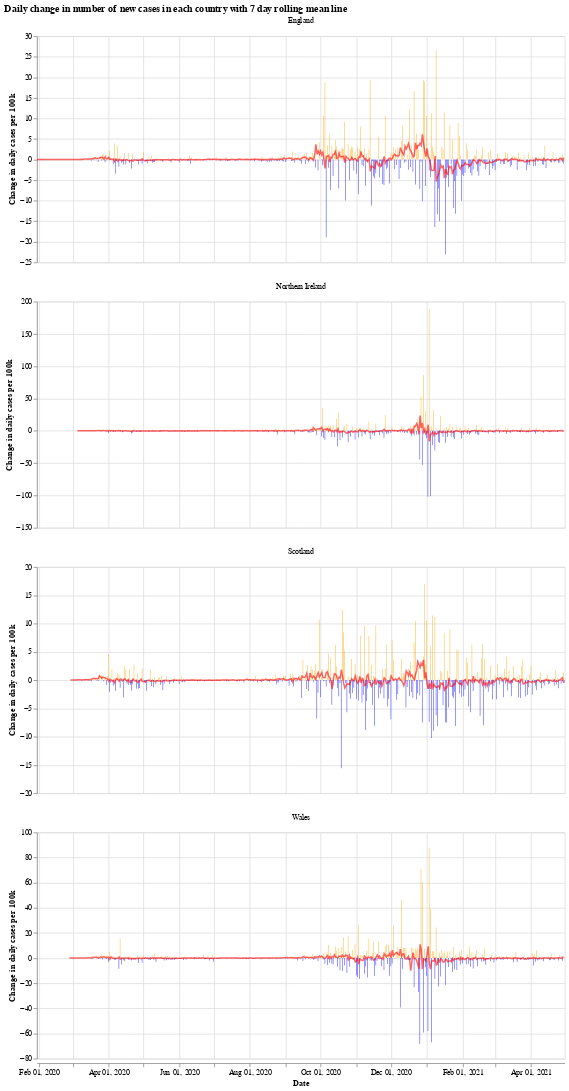

The notebook cell saved with this chart:
### Markdown cell above
We will use the Python library `Altair` for visualising the data, see the [altair docs](https://altair-viz.github.io/) for more information.

First we have a graph which shows the daily change in the number of new cases for each country. This number jumps up and down all over the place, which is likely due to delay in reporting of new cases over the weekend. Another interesting thing is that it looks like the daily cases in Wales experienced a much shorter period of calm over the summer (calm in the sense of daily cases not jumping up and down).

The orange bars are days when the number of new cases (per 100k population) was more than the previous day, while the blue are days when the number of new cases dropped. The red line is the 7 day moving average. 

When the moving average line is below 0, it means that there is a consistent drop in new cases. We can see this clearly happening around the times that lockdowns were introduced (though, to varying degrees). I will update the graphs soon with a marker of when each lockdown started.

### Code cell
# collapse
import altair as alt

bars = alt.Chart(uk_cases).mark_bar().encode(
    x=alt.X("yearmonthdate(date):T", axis=alt.Axis(title='Date')),
    y=alt.Y("casesChangeRate:Q", axis=alt.Axis(title='Change in daily cases per 100k')),
    tooltip='casesChange',
    color=alt.condition(
        alt.datum.casesChangeRate > 0,
        alt.value("orange"),  # The positive color
        alt.value("blue")  # The negative color
    )
).properties(title='Daily change in number of new cases with 7 day rolling mean',width=700).interactive()

line = alt.Chart(uk_cases).mark_line(
    color='red',
    size=2,
    opacity=0.6
).transform_window(
    rolling_mean='mean(casesChangeRate)',
    frame=[0, 7],
    groupby=['areaName']
).encode(
    x='yearmonthdate(date):T',
    y='rolling_mean:Q'
)

alt.layer(bars, line, data=uk_cases).facet(alt.Column(
    'areaName', title=''), columns=1).resolve_scale(y='independent').properties(title='Daily change in number of new cases in each country with 7 day rolling mean line')

### Figure 1 — Vega-Lite specification as saved in the notebook (floating-point values rounded to 4 significant figures; data arrays with more than 128 entries replaced by an {"elided": "..."} marker saying what was removed)
{"config": {"view": {"continuousWidth": 400, "continuousHeight": 300}}, "data": {"name": "data-0427d718ca8a94e51c54f115701557ee"}, "facet": {"type": "nominal", "field": "areaName", "title": ""}, "spec": {"layer": [{"mark": "bar", "encoding": {"color": {"condition": {"value": "orange", "test": "(datum.casesChangeRate > 0)"}, "value": "blue"}, "tooltip": {"type": "quantitative", "field": "casesChange"}, "x": {"type": "temporal", "axis": {"title": "Date"}, "field": "date", "timeUnit": "yearmonthdate"}, "y": {"type": "quantitative", "axis": {"title": "Change in daily cases per 100k"}, "field": "casesChangeRate"}}, "selection": {"selector001": {"type": "interval", "bind": "scales", "encodings": ["x", "y"]}}, "title": "Daily change in number of new cases with 7 day rolling mean", "width": 700}, {"mark": {"type": "line", "color": "red", "opacity": 0.6, "size": 2}, "encoding": {"x": {"type": "temporal", "field": "date", "timeUnit": "yearmonthdate"}, "y": {"type": "quantitative", "field": "rolling_mean"}}, "transform": [{"window": [{"op": "mean", "field": "casesChangeRate", "as": "rolling_mean"}], "frame": [0, 7], "groupby": ["areaName"]}]}]}, "columns": 1, "resolve": {"scale": {"y": "independent"}}, "title": "Daily change in number of new cases in each country with 7 day rolling mean line", "$schema": "https://vega.github.io/schema/vega-lite/v4.8.1.json", "datasets": {"data-0427d718ca8a94e51c54f115701557ee": {"elided": "1732 records"}}}
